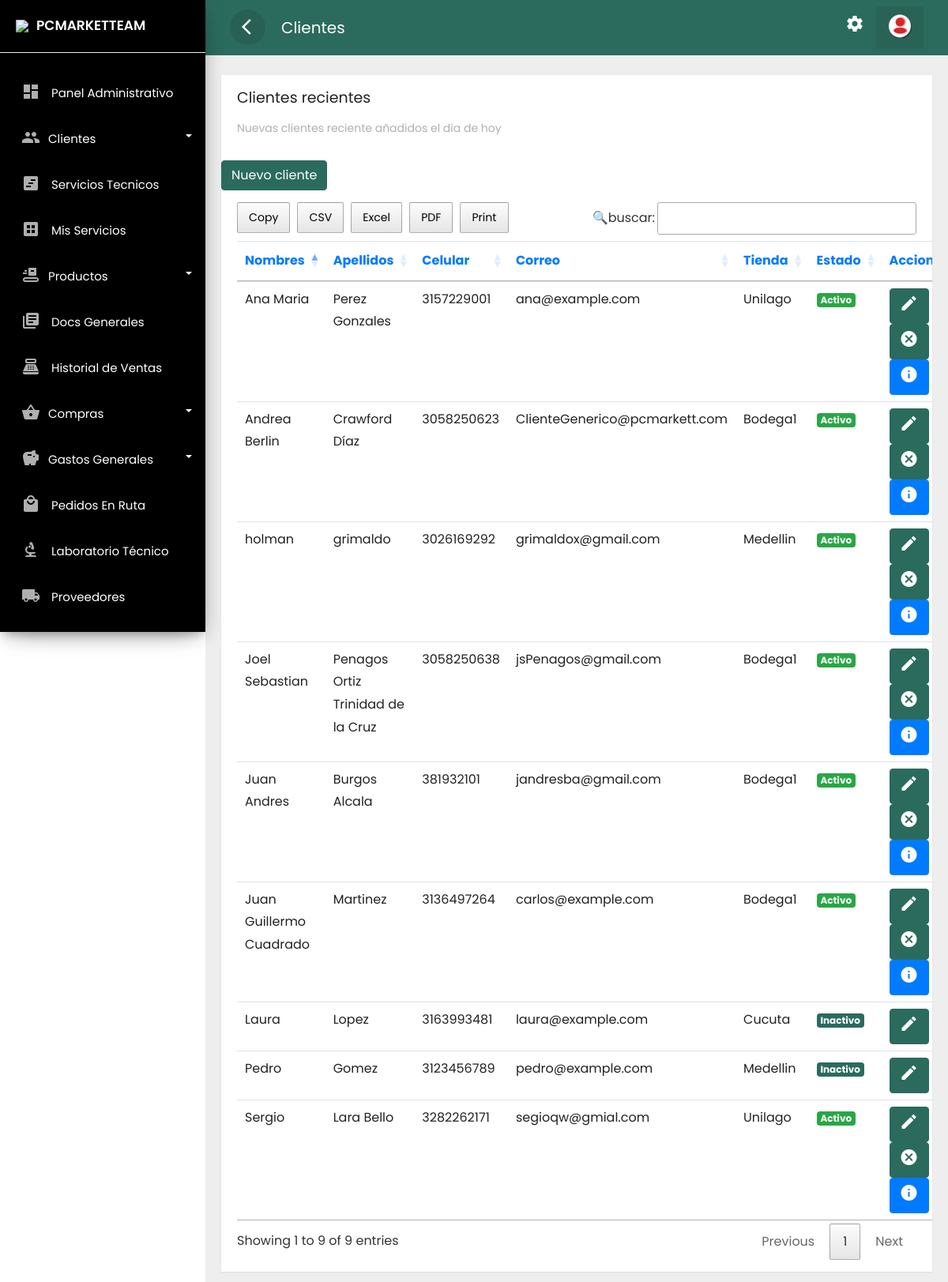
Before: /frontend/clientes/mostrar.php (signed in) with the older database file.
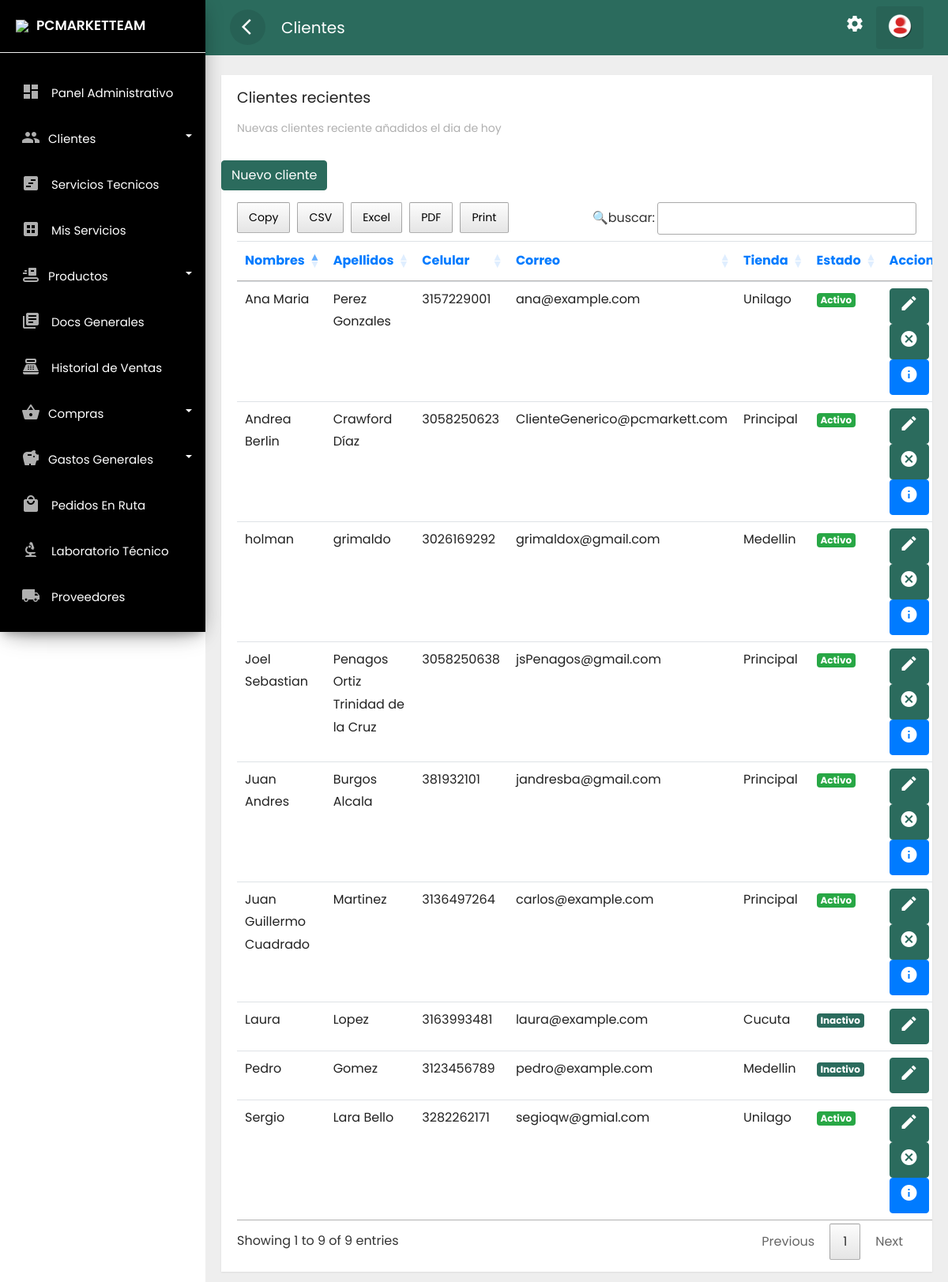
After: the same page with the newer database file.
### tables this page shows
CREATE TABLE `clientes` (
  `idclie` int(11) NOT NULL,
  `numid` char(8) NOT NULL,
  `nomcli` text NOT NULL,
  `apecli` text NOT NULL,
  `naci` date NOT NULL,
  `correo` text NOT NULL,
  `celu` char(10) NOT NULL,
  `estad` varchar(15) NOT NULL,
  `fere` timestamp NOT NULL DEFAULT current_timestamp(),
  `dircli` text DEFAULT NULL,
  `ciucli` text DEFAULT NULL,
  `idsede` text DEFAULT NULL
);

### frontend/clientes/mostrar.php (the view, shortened to what this page needs)
<?php if(isset($_SESSION['id'])) { ?>
<!doctype html>
<html lang="es">
<head>
    <link rel="stylesheet" href="../../backend/css/bootstrap.min.css">
    <link rel="stylesheet" href="../../backend/css/custom.css">
    <link rel="stylesheet" href="../../backend/css/loader.css">
    <link rel="stylesheet" type="text/css" href="../../backend/css/datatable.css">
    <link rel="stylesheet" type="text/css" href="../../backend/css/buttonsdataTables.css">
    <link rel="stylesheet" type="text/css" href="../../backend/css/font.css">
</head>
<body>
    <div class="wrapper">
        <?php    include_once '../layouts/nav.php';  include_once '../layouts/menu_data.php';    ?>
        <nav id="sidebar">
            <div class="sidebar-header">
                <h3><img src="../../backend/img/favicon.png" class="img-fluid"><span>PCMARKETTEAM</span></h3>
            </div>
            <?php renderMenu($menu); ?>
        </nav>
        <div id="content">
            <div class="top-navbar">
                <nav class="navbar navbar-expand-lg">
                    <div class="container-fluid">
                        <button type="button" id="sidebarCollapse" class="d-xl-block d-lg-block d-md-mone d-none">
                            <span class="material-icons">arrow_back_ios</span>
                        </button>
                        <a class="navbar-brand" href="#"> Clientes </a>
                        <div class="collapse navbar-collapse d-lg-block d-xl-block d-sm-none d-md-none d-none"
                            id="navbarSupportedContent">
                            <ul class="nav navbar-nav ml-auto">
                                <li class="nav-item">
                                    <a class="nav-link" href="../cuenta/configuracion.php">
                                        <span class="material-icons">settings</span>
                                    </a>
                                </li>
                                <li class="dropdown nav-item active">
                                    <a href="#" class="nav-link" data-toggle="dropdown">
                                        <img src="../../backend/img/reere.png">
                                    </a>
                                </li>
                            </ul>
                        </div>
                    </div>
                </nav>
            </div>
            <div class="main-content">
                <div class="row ">
                    <div class="col-lg-12 col-md-12">
                        <div class="card" style="min-height: 485px">
                            <div class="card-header card-header-text">
                                <h4 class="card-title">Clientes recientes</h4>
                                <p class="category">Nuevas clientes reciente añadidos el dia de hoy</p>
                            </div>
                            <br>
                            <a href="../clientes/nuevo.php" class="btn btn-danger text-white">Nuevo cliente</a>
                            <br>
                            <div class="card-content table-responsive">
                                <?php
                               require '../../backend/bd/ctconex.php';
                                $sentencia = $connect->prepare("SELECT * FROM clientes order BY nomcli DESC;");
                                $sentencia->execute();
                                $data =  array();
                                if($sentencia){
                                while($r = $sentencia->fetchObject()){
                                    $data[] = $r;
                                }
                                }
                                ?>
                                <?php if(count($data)>0):?>
                                <table class="table table-hover" id="example">
                                    <thead class="text-primary">
                                        <tr>
                                            <th>Nombres</th>
                                            <th>Apellidos</th>
                                            <th>Celular</th>
                                            <th>Correo</th>
                                            <th>Tienda</th>
                                            <th>Estado</th>
                                            <th>Acciones</th>
                                        </tr>
                                    </thead>
                                    <tbody>
                                        <?php foreach($data as $g):?>
                                        <tr>
                                            <td><?php echo  $g->nomcli; ?></td>
                                            <td><?php echo  $g->apecli; ?></td>
                                            <td><?php echo  $g->celu; ?></td>
                                            <td><?php echo  $g->correo; ?></td>
                                            <td><?php echo  $g->idsede; ?></td>
                                            <td><?php    if($g->estad =='Activo')  { ?>
                                                <span class="badge badge-success">Activo</span>
                                                <?php  }   else {?>
                                                <span class="badge badge-danger">Inactivo</span>
                                                <?php  } ?>
                                            </td>
                                            <td>
                                                <?php    if($g->estad =='Activo')  { ?>
                                                <a class="btn btn-warning text-white"
                                                    href="../clientes/actualizar.php?id=<?php echo  $g->idclie; ?>"><i
                                                        class='material-icons' data-toggle='tooltip'
                                                        title='editar'>edit</i></a>
                                                <a class="btn btn-danger text-white"
                                                    href="../clientes/eliminar.php?id=<?php echo  $g->idclie; ?>"><i
                                                        class='material-icons' data-toggle='tooltip'
                                                        title='cancelar'>cancel</i></a>
                                                <a class="btn btn-primary text-white"
                                                    href="../clientes/informacion.php?id=<?php echo  $g->idclie; ?>"><i
                                                        class='material-icons' data-toggle='tooltip'
                                                        title='crear'>info</i></a>
                                                <?php  }   else {?>
                                                <a class="btn btn-warning text-white"
                                                    href="../clientes/actualizar.php?id=<?php echo  $g->idclie; ?>"><i
                                                        class='material-icons' data-toggle='tooltip'
                                                        title='editar'>edit</i></a>
                                                <?php  } ?>
                                            </td>
                                        </tr>
                                        <?php endforeach; ?>
                                    </tbody>
                                </table>
                                <?php endif; ?>
                            </div>
                        </div>
                    </div>
                </div>
            </div>
        </div>
    </div>
</body>
</html>
<?php }else{
    header('Location: ../error404.php');
 } ?>

### frontend/layouts/nav.php
<?php
function renderMenu($items)
{
    echo '<ul class="list-unstyled components">';
    foreach ($items as $item) {
        if (isset($item['children'])) {
            echo '<li class="dropdown">
                    <a href="#' . $item['id'] . '" data-toggle="collapse" aria-expanded="false" class="dropdown-toggle">
                        <i class="material-icons">' . $item['icon'] . '</i><span>' . $item['label'] . '</span>
                    </a>
                    <ul class="collapse list-unstyled menu" id="' . $item['id'] . '">';
            renderMenu($item['children']);
            echo '</ul></li>';
        } else {
            echo '<li>
                    <a href="' . $item['url'] . '">
                        ' . (isset($item['icon']) ? '<i class="material-icons">' . $item['icon'] . '</i>' : '') . '
                        <span>' . $item['label'] . '</span>
                    </a>
                  </li>';
        }
    }
    echo '</ul>';
}
?>

### backend/css/custom.css (style rules this page uses)
body, html { line-height: 1.8; font-family: 'Poppins', sans-serif; color: #555e58; text-transform:none; text-rendering: optimizeLegibility !important; -webkit-font-smoothing: antialiased !important; font-weight: 400; margin:0px; padding:0px; }
h1, h2, h3, h4, h5, h6, .h1, .h2, .h3, .h4 { font-weight: 400; line-height: 1.5em; }
p { font-size: 15px; margin: 12px 0 0; line-height: 24px; }
a { color: #333; font-weight: 400; }
button { cursor:pointer; }
ul, ol { padding: 0; margin:0px; list-style: none; }
a, a:hover, a:focus { color: #333; text-decoration: none; transition: all 0.3s; }
.material-icons { font-family: 'Material Icons'; font-weight: normal; font-style: normal; font-size: 24px; display: inline-block; line-height: 1; text-transform: none; letter-spacing: normal; word-wrap: normal; white-space: nowrap; direction: ltr; -webkit-font-smoothing: antialiased; text-rendering: optimizeLegibility; -moz-osx-font-smoothing: grayscale; font-feature-settings: 'liga'; }
.wrapper { position: relative; width:100%; overflow:auto; }
#sidebar { position:fixed; height:100vh!important; top: 0; bottom: 0; left: 0; z-index:11; width: 260px; overflow:auto; transition:all 0.3s ; background: black; box-shadow: 0 10px 30px -12px rgb(0 0 0 / 42%), 0 4px 25px 0px rgb(0 0 0 / 12%), 0 8px 10px -5px rgb(0 0 0 / 20%); }
#sidebar .sidebar-header { padding:20px; background-color:black; border-bottom:1px solid #eee; }
.sidebar-header h3 { color:white; font-size:17px; margin:0px; text-transform:none; transition:all 0.5s ease; font-weight:600; }
.sidebar-header h3 img { width:45px; margin-right:10px; }
#sidebar ul li { padding:2px 7px; }
.dropdown-toggle::after { position: absolute; right: 10px; top: 23px; }
#sidebar ul.components { padding: 20px 0; }
#sidebar ul li a { padding: 10px; line-height: 30px; border-radius:5px; font-size: 15px; position:relative; font-weight: 400; display: block; color: white; }
#sidebar ul li a span { text-transform:none; display:inline-block; color: white; }
#sidebar ul li a i { position: relative; margin-right: 10px; top: 5px; color: #afafaf; margin-left: 10px; }
#content { position: relative; transition: all 0.3s; background-color: #EEEEEE; }
.top-navbar { width:100%; z-index:9; position:relative; }
.main-content { padding:10px 20px 0px 20px; position: relative; width: 100%; }
.navbar { background-color: #2B6B5D; color: #FFFFFF; }
.navbar-brand { color: #FFFFFF; }
.navbar button { background-color:transparent; border:none; }
.navbar button span { color:#fff; }
#sidebarCollapse { border-radius:50%; width:45px; height:45px; text-align:center; line-height:45px; margin-right:20px; border:none; color: #FFFFFF; background-color: rgba(0, 0, 0, 0.09); }
#sidebarCollapse span { margin: 9px; padding: 0px; }
.navbar-nav > li.active { color: #FFFFFF; border-radius:4px; background-color: rgba(0, 0, 0, 0.08); }
.navbar-nav > li > a { color: #FFFFFF; }
.navbar-nav li a { position: relative; display: block; padding: 10px 15px!important; }
.card { margin: 10px 0; }
.card { border-radius: 0px!important; }
.card { display: inline-block; position: relative; border:none!important; width: 100%; margin:15px 0; box-shadow: 0 1px 2px rgb(0 0 0 / 8%); border-radius: 6px; color: rgba(0,0,0, 0.87); background: #fff; }
.card .card-header { padding: 15px 20px 0; z-index: 3; background-color:#fff!important; border-bottom:none; }
.card .card-content { padding: 15px 20px; position: relative; }
.card .category:not([class*="text-"]) { color: #afafaf; font-size: 14px; font-weight: 400; }
.card .card-title:not(.card-calendar .card-title) { margin-top: 0; margin-bottom: 5px; }
.card .card-header-text h4 { margin-top: 0; margin-bottom: 3px; font-size:19px; font-weight: 400; color: #222222; text-decoration: none; }
.table > thead > tr > th { border-bottom-width: 1px; font-size: 16px; font-weight: 400; }
@media only screen and (min-width:992px) { #content { width: calc(100% - 260px); position: relative; float: right; transition: all 0.3s; background-color: #EEEEEE; } }

Changed rows visible on the page:
changed clientes "Juan Guillermo Cuadrado": idsede "Bodega1" → "Principal"
changed clientes "Juan Andres": idsede "Bodega1" → "Principal"
changed clientes "Joel Sebastian": idsede "Bodega1" → "Principal"
changed clientes "Andrea Berlin": idsede "Bodega1" → "Principal"
